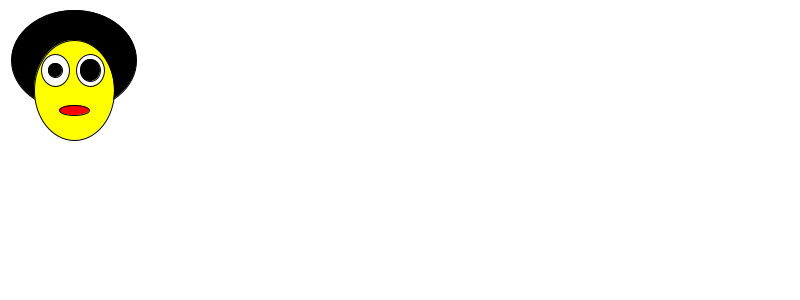
Frame 1 (no input)
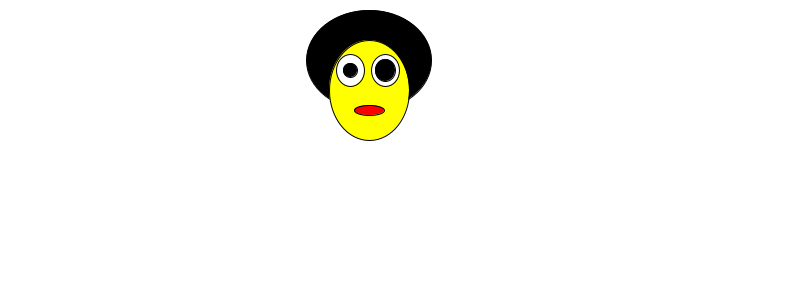
Frame 60 (the mouse pressed at the canvas centre just before this capture)
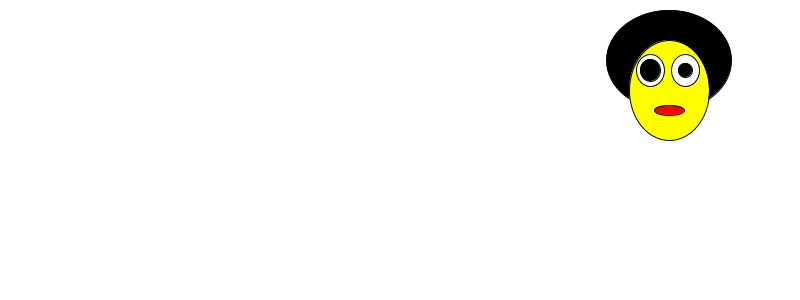
Frame 120 (the mouse held since frame 60 and released just before this capture)

The Processing sketch that drew these frames (run headless with seeded random() and noise(); from frame 60 on, the mouse is pressed at the canvas centre):

// Processing sketch: HackNights_07IfsElses
// ── HackNights_07IfsElses.pde
void drawRobot(int blink) {
  // draw hair
  fill(0, 0, 0);
  ellipse(64, 30, 125, 100);

  // draw face
  fill(255, 255, 0);
  ellipse(64, 60, 80, 100);

  // draw mouth
  fill(255, 0, 0);
  ellipse(64, 80, 30, 10);

  // draw white for both eyes
  fill(255);
  ellipse(45, 40, 28, 32);  
  ellipse(80, 40, 28, 32);

  if (blink > 5) {
    fill(0);
    ellipse(45, 40, 20, 22);
    ellipse(80, 40, 14, 14);
  } else {
    fill(0);
    ellipse(45, 40, 14, 14);
    ellipse(80, 40, 20, 22);
  }
}

void setup() {
  size(800, 300);
}

int robotLocationX = 10;
int robotVelocityX = 5;  // pixels per frame
int frameCounter = 0;

void draw() {
  background(255);
  translate(robotLocationX, 30);
  drawRobot(frameCounter);

  // updating variables for next frame
  robotLocationX = robotLocationX + robotVelocityX;
  frameCounter = frameCounter + 1;

  // check frameCounter value
  if (frameCounter > 10) {
    frameCounter = 0;
  }

  // detects running away on right-hand side
  if (robotLocationX > width) {
    // reverse direction by negating current velocity
    robotVelocityX = -robotVelocityX;
  }

  // detect running away on left-hand side
  if (robotLocationX < 0) {
    // reverse direction by negating current velocity
    robotVelocityX = -robotVelocityX;
  }
}
